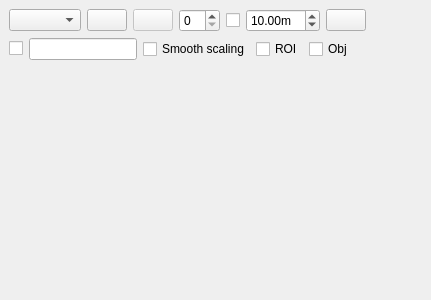
<?xml version="1.0" encoding="UTF-8"?>
<ui version="4.0">
 <class>ImageViewWidget</class>
 <widget class="QWidget" name="ImageViewWidget">
  <property name="enabled">
   <bool>true</bool>
  </property>
  <property name="geometry">
   <rect>
    <x>0</x>
    <y>0</y>
    <width>431</width>
    <height>300</height>
   </rect>
  </property>
  <property name="windowTitle">
   <string>Image View</string>
  </property>
  <layout class="QVBoxLayout" name="verticalLayout" stretch="0,1">
   <property name="margin">
    <number>0</number>
   </property>
   <item>
    <widget class="QWidget" name="toolbar_widget" native="true">
     <layout class="QVBoxLayout" name="verticalLayout_2">
      <item>
       <layout class="QHBoxLayout" name="horizontalLayout_3">
        <item>
         <widget class="QComboBox" name="topics_combo_box">
          <property name="sizeAdjustPolicy">
           <enum>QComboBox::AdjustToContents</enum>
          </property>
         </widget>
        </item>
        <item>
         <widget class="QPushButton" name="refresh_topics_push_button">
          <property name="toolTip">
           <string>Refresh topics</string>
          </property>
          <property name="icon">
           <iconset theme="view-refresh">
            <normaloff/>
           </iconset>
          </property>
         </widget>
        </item>
        <item>
         <widget class="QPushButton" name="zoom_1_push_button">
          <property name="enabled">
           <bool>false</bool>
          </property>
          <property name="toolTip">
           <string>Original zoom</string>
          </property>
          <property name="icon">
           <iconset theme="zoom-original">
            <normaloff/>
           </iconset>
          </property>
          <property name="checkable">
           <bool>true</bool>
          </property>
         </widget>
        </item>
        <item>
         <widget class="QSpinBox" name="num_gridlines_spin_box">
          <property name="toolTip">
           <string># of gridlines to overlay</string>
          </property>
          <property name="minimum">
           <number>0</number>
          </property>
          <property name="maximum">
           <number>20</number>
          </property>
          <property name="value">
           <number>0</number>
          </property>
         </widget>
        </item>
        <item>
         <widget class="QCheckBox" name="dynamic_range_check_box">
          <property name="toolTip">
           <string>Dynamic depth range</string>
          </property>
          <property name="text">
           <string/>
          </property>
         </widget>
        </item>
        <item>
         <widget class="QDoubleSpinBox" name="max_range_double_spin_box">
          <property name="toolTip">
           <string>Max depth</string>
          </property>
          <property name="suffix">
           <string>m</string>
          </property>
          <property name="minimum">
           <double>0.010000000000000</double>
          </property>
          <property name="maximum">
           <double>100.000000000000000</double>
          </property>
          <property name="value">
           <double>10.000000000000000</double>
          </property>
         </widget>
        </item>
        <item>
         <widget class="QPushButton" name="save_as_image_push_button">
          <property name="toolTip">
           <string>Save as image</string>
          </property>
          <property name="icon">
           <iconset theme="image-x-generic">
            <normaloff/>
           </iconset>
          </property>
          <property name="iconSize">
           <size>
            <width>16</width>
            <height>16</height>
           </size>
          </property>
         </widget>
        </item>
        <item>
         <spacer name="horizontalSpacer_3">
          <property name="orientation">
           <enum>Qt::Horizontal</enum>
          </property>
          <property name="sizeHint" stdset="0">
           <size>
            <width>40</width>
            <height>20</height>
           </size>
          </property>
         </spacer>
        </item>
       </layout>
      </item>
      <item>
       <layout class="QHBoxLayout" name="horizontalLayout">
        <item>
         <widget class="QCheckBox" name="publish_click_location_check_box">
          <property name="text">
           <string/>
          </property>
         </widget>
        </item>
        <item>
         <widget class="QLineEdit" name="publish_click_location_topic_line_edit">
          <property name="toolTip">
           <string>Click location topic (leave empty for auto-naming)</string>
          </property>
         </widget>
        </item>
        <item>
         <widget class="QCheckBox" name="smooth_image_check_box">
          <property name="toolTip">
           <string>Dynamic depth range</string>
          </property>
          <property name="text">
           <string>Smooth scaling</string>
          </property>
         </widget>
        </item>
        <item>
         <widget class="QCheckBox" name="roi_image_check_box">
          <property name="text">
           <string>ROI</string>
          </property>
         </widget>
        </item>
        <item>
         <widget class="QCheckBox" name="object_selection_check_box">
          <property name="sizePolicy">
           <sizepolicy hsizetype="Minimum" vsizetype="Fixed">
            <horstretch>0</horstretch>
            <verstretch>0</verstretch>
           </sizepolicy>
          </property>
          <property name="text">
           <string>Obj</string>
          </property>
         </widget>
        </item>
        <item>
         <spacer name="horizontalSpacer">
          <property name="orientation">
           <enum>Qt::Horizontal</enum>
          </property>
          <property name="sizeHint" stdset="0">
           <size>
            <width>40</width>
            <height>20</height>
           </size>
          </property>
         </spacer>
        </item>
       </layout>
      </item>
     </layout>
    </widget>
   </item>
   <item>
    <layout class="QHBoxLayout" name="image_layout" stretch="1">
     <property name="spacing">
      <number>0</number>
     </property>
     <item>
      <widget class="QScrollArea" name="scrollArea">
       <property name="frameShape">
        <enum>QFrame::NoFrame</enum>
       </property>
       <property name="widgetResizable">
        <bool>true</bool>
       </property>
       <widget class="QWidget" name="scrollAreaWidgetContents">
        <property name="geometry">
         <rect>
          <x>0</x>
          <y>0</y>
          <width>429</width>
          <height>210</height>
         </rect>
        </property>
        <property name="sizePolicy">
         <sizepolicy hsizetype="Expanding" vsizetype="Expanding">
          <horstretch>0</horstretch>
          <verstretch>0</verstretch>
         </sizepolicy>
        </property>
        <layout class="QHBoxLayout" name="horizontalLayout_4">
         <property name="margin">
          <number>1</number>
         </property>
         <item>
          <widget class="rqt_image_view::RatioLayoutedFrame" name="image_frame">
           <property name="sizePolicy">
            <sizepolicy hsizetype="Expanding" vsizetype="Expanding">
             <horstretch>0</horstretch>
             <verstretch>0</verstretch>
            </sizepolicy>
           </property>
           <property name="minimumSize">
            <size>
             <width>80</width>
             <height>60</height>
            </size>
           </property>
           <property name="contextMenuPolicy">
            <enum>Qt::ActionsContextMenu</enum>
           </property>
           <property name="frameShape">
            <enum>QFrame::NoFrame</enum>
           </property>
           <property name="lineWidth">
            <number>1</number>
           </property>
          </widget>
         </item>
        </layout>
       </widget>
      </widget>
     </item>
    </layout>
   </item>
  </layout>
 </widget>
 <customwidgets>
  <customwidget>
   <class>rqt_image_view::RatioLayoutedFrame</class>
   <extends>QFrame</extends>
   <header>customrqt_image_view/ratio_layouted_frame.h</header>
   <container>1</container>
  </customwidget>
 </customwidgets>
 <resources/>
 <connections/>
</ui>
